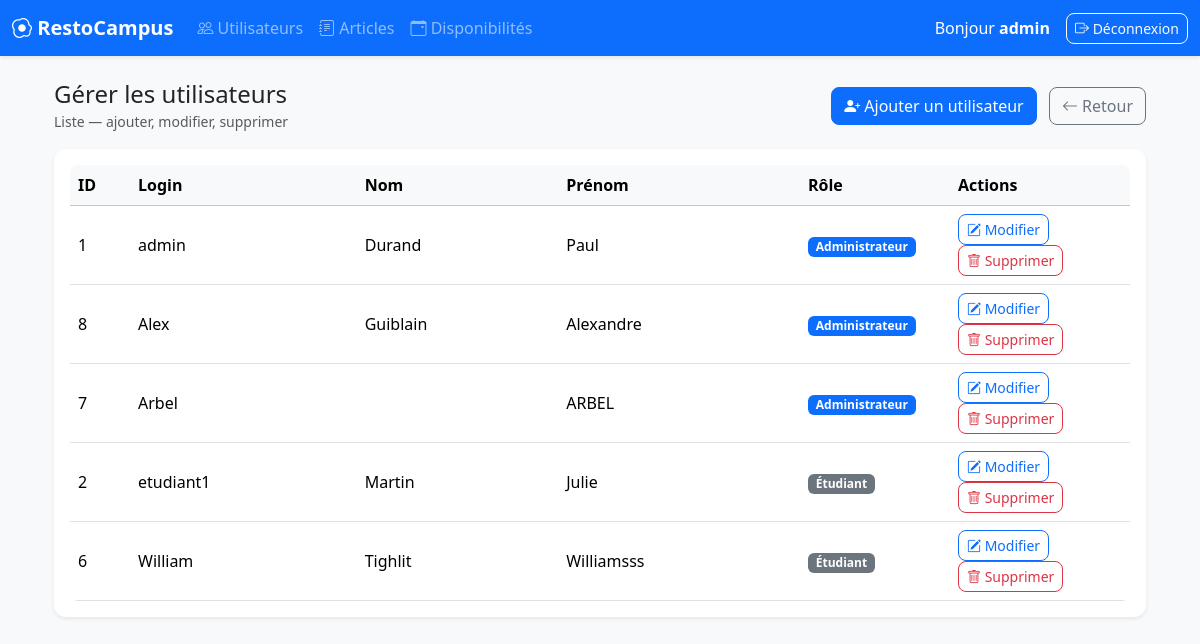
Before: /restocampus/index.php?action=listerUsers (signed in) with the older database file.
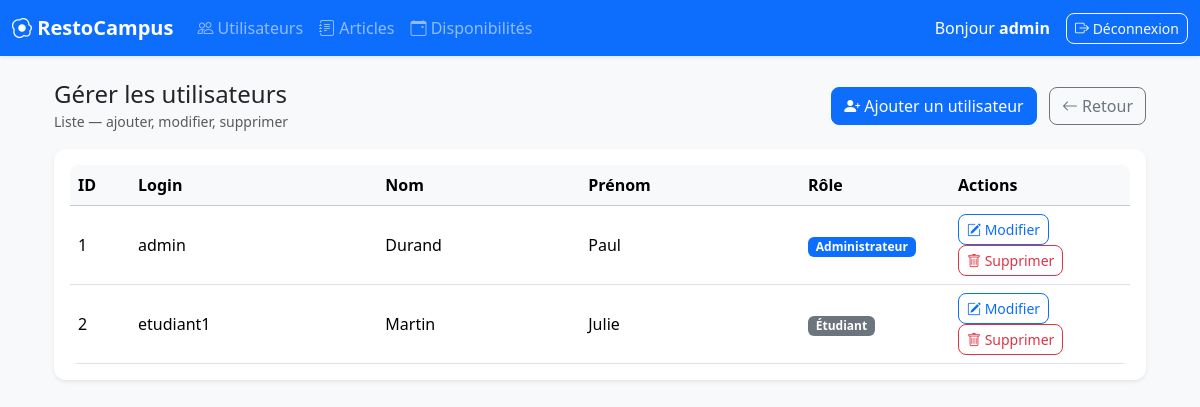
After: the same page with the newer database file.
### tables this page shows
CREATE TABLE `utilisateur` (
  `idUtilisateur` int(11) NOT NULL,
  `login` varchar(50) NOT NULL,
  `nom` varchar(100) NOT NULL,
  `prenom` varchar(100) NOT NULL,
  `motDePasse` varchar(255) NOT NULL,
  `role` enum('admin','etudiant') NOT NULL
);

### restocampus/controllers/UserController.php (called while the page is built, shortened)
<?php
require_once __DIR__ . "/../models/UserModel.php";
class UserController {
    private $model;
    public function __construct() {
        $this->model = new UserModel();
    }
    public function listerUsers() {
        $users = $this->model->getAll();
        require "views/user/list.php";
    }
}

### restocampus/config/Db.php (called while the page is built)
<?php
class Db {
    private static $instance = null;
    private $pdo;
    private function __construct() {
        try {
            $this->pdo = new PDO(
                "mysql:host=localhost;dbname=restocampus;charset=utf8",
                "root",
                "root"
            );
            $this->pdo->setAttribute(PDO::ATTR_ERRMODE, PDO::ERRMODE_EXCEPTION);
        } catch (PDOException $e) {
            die("Erreur de connexion à la base : " . $e->getMessage());
        }
    }
    public static function getInstance() {
        if (!self::$instance) {
            self::$instance = new Db();
        }
        return self::$instance;
    }
    public function getConnection() {
        return $this->pdo;
    }
}

### restocampus/models/UserModel.php (called while the page is built, shortened)
<?php
require_once "config/Db.php";
class UserModel {
    private $pdo;
    public function __construct() {
        $this->pdo = Db::getInstance()->getConnection();
        $this->pdo->setAttribute(PDO::ATTR_ERRMODE, PDO::ERRMODE_EXCEPTION);
    }
    public function getAll(): array {
        $stmt = $this->pdo->query("SELECT idUtilisateur, login, nom, prenom, role FROM utilisateur ORDER BY login ASC");
        return $stmt->fetchAll(PDO::FETCH_ASSOC);
    }
}

### restocampus/views/user/list.php (the view)
<?php include('views/layout/header.php'); ?>
<div class="container my-4">
  <div class="d-flex justify-content-between align-items-center mb-3">
    <div>
      <h2 class="h4 mb-0">Gérer les utilisateurs</h2>
      <small class="text-muted">Liste — ajouter, modifier, supprimer</small>
    </div>
    <div>
      <a class="btn btn-primary me-2" href="index.php?action=ajouterUser">
        <i class="bi bi-person-plus-fill"></i> Ajouter un utilisateur
      </a>
      <a class="btn btn-outline-secondary" href="index.php?action=dashboardAdmin">
        <i class="bi bi-arrow-left"></i> Retour
      </a>
    </div>
  </div>
  <?php if (empty($users)): ?>
    <div class="alert alert-light border text-center py-4">
      <p class="mb-2">Aucun utilisateur trouvé.</p>
      <a class="btn btn-primary" href="index.php?action=ajouterUser">
        <i class="bi bi-person-plus-fill"></i> Ajouter le premier utilisateur
      </a>
    </div>
  <?php else: ?>
    <div class="card shadow-sm border-0">
      <div class="card-body p-3">
        <div class="table-responsive">
          <table class="table table-hover align-middle mb-0">
            <thead class="table-light">
              <tr>
                <th style="width:60px">ID</th>
                <th>Login</th>
                <th>Nom</th>
                <th>Prénom</th>
                <th style="width:150px">Rôle</th>
                <th style="width:180px">Actions</th>
              </tr>
            </thead>
            <tbody>
              <?php foreach ($users as $u): ?>
                <tr>
                  <td><?= (int)$u['idUtilisateur'] ?></td>
                  <td><?= htmlspecialchars($u['login']) ?></td>
                  <td><?= htmlspecialchars($u['nom']) ?></td>
                  <td><?= htmlspecialchars($u['prenom']) ?></td>
                  <td>
                    <?php if ($u['role'] === 'admin'): ?>
                      <span class="badge bg-primary">Administrateur</span>
                    <?php else: ?>
                      <span class="badge bg-secondary">Étudiant</span>
                    <?php endif; ?>
                  </td>
                  <td>
                    <a class="btn btn-sm btn-outline-primary me-1" href="index.php?action=modifierUser&id=<?= (int)$u['idUtilisateur'] ?>">
                      <i class="bi bi-pencil-square"></i> Modifier
                    </a>
                    <a class="btn btn-sm btn-outline-danger"
                       href="index.php?action=supprimerUser&id=<?= (int)$u['idUtilisateur'] ?>"
                       onclick="return confirm('Supprimer cet utilisateur ?');">
                      <i class="bi bi-trash"></i> Supprimer
                    </a>
                  </td>
                </tr>
              <?php endforeach; ?>
            </tbody>
          </table>
        </div>
      </div>
    </div>
  <?php endif; ?>
</div>

Changed rows visible on the page:
removed utilisateur: idUtilisateur "8", login "Alex", nom "Guiblain", prenom "Alexandre", role "Administrateur"
removed utilisateur: idUtilisateur "7", login "Arbel", prenom "ARBEL", role "Administrateur"
removed utilisateur: idUtilisateur "6", login "William", nom "Tighlit", prenom "Williamsss", role "Étudiant"
